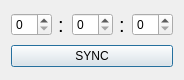
<?xml version="1.0" encoding="UTF-8"?>
<ui version="4.0">
 <class>TimeSyncDialog</class>
 <widget class="QDialog" name="TimeSyncDialog">
  <property name="geometry">
   <rect>
    <x>0</x>
    <y>0</y>
    <width>184</width>
    <height>80</height>
   </rect>
  </property>
  <property name="windowTitle">
   <string>Dialog</string>
  </property>
  <layout class="QVBoxLayout" name="verticalLayout">
   <item>
    <layout class="QHBoxLayout" name="horizontalLayout">
     <item>
      <widget class="QSpinBox" name="hourSpinBox"/>
     </item>
     <item>
      <widget class="QLabel" name="label">
       <property name="font">
        <font>
         <pointsize>15</pointsize>
        </font>
       </property>
       <property name="text">
        <string>:</string>
       </property>
      </widget>
     </item>
     <item>
      <widget class="QSpinBox" name="minuteSpinBox"/>
     </item>
     <item>
      <widget class="QLabel" name="label_2">
       <property name="font">
        <font>
         <pointsize>15</pointsize>
        </font>
       </property>
       <property name="text">
        <string>:</string>
       </property>
      </widget>
     </item>
     <item>
      <widget class="QSpinBox" name="secondSpinBox"/>
     </item>
    </layout>
   </item>
   <item>
    <widget class="QPushButton" name="syncButton">
     <property name="text">
      <string>SYNC</string>
     </property>
    </widget>
   </item>
  </layout>
 </widget>
 <resources/>
 <connections/>
</ui>
